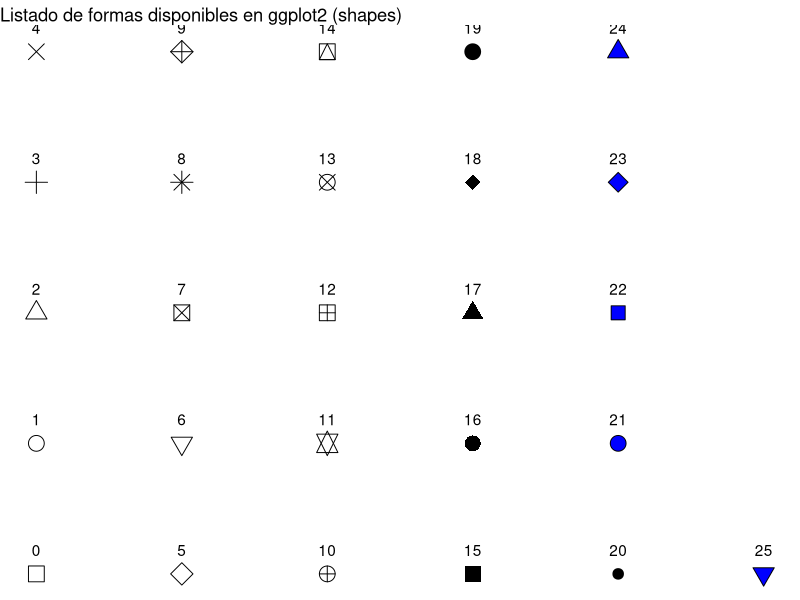

Generate this figure with R:
# Cargar la librería ggplot2
library(ggplot2)

# Crear un data frame con los números de las formas
df_shapes <- data.frame(
  shape = 0:25,  # Números de las formas disponibles
  x = rep(1:6, each = 5)[1:26],  # Ajustar para 26 valores
  y = rep(1:5, times = 6)[1:26]  # Ajustar para 26 valores
)

# Graficar todas las formas
ggplot(df_shapes, aes(x = x, y = y)) +
  geom_point(aes(shape = shape), size = 5, fill = "blue") +  # Aplicar las formas
  scale_shape_identity() +  # Escala de formas
  geom_text(aes(label = shape), vjust = -1.5) +  # Añadir los números de las formas
  theme_void() +  # Quitar elementos del gráfico
  ggtitle("Listado de formas disponibles en ggplot2 (shapes)")  # Título del gráfico